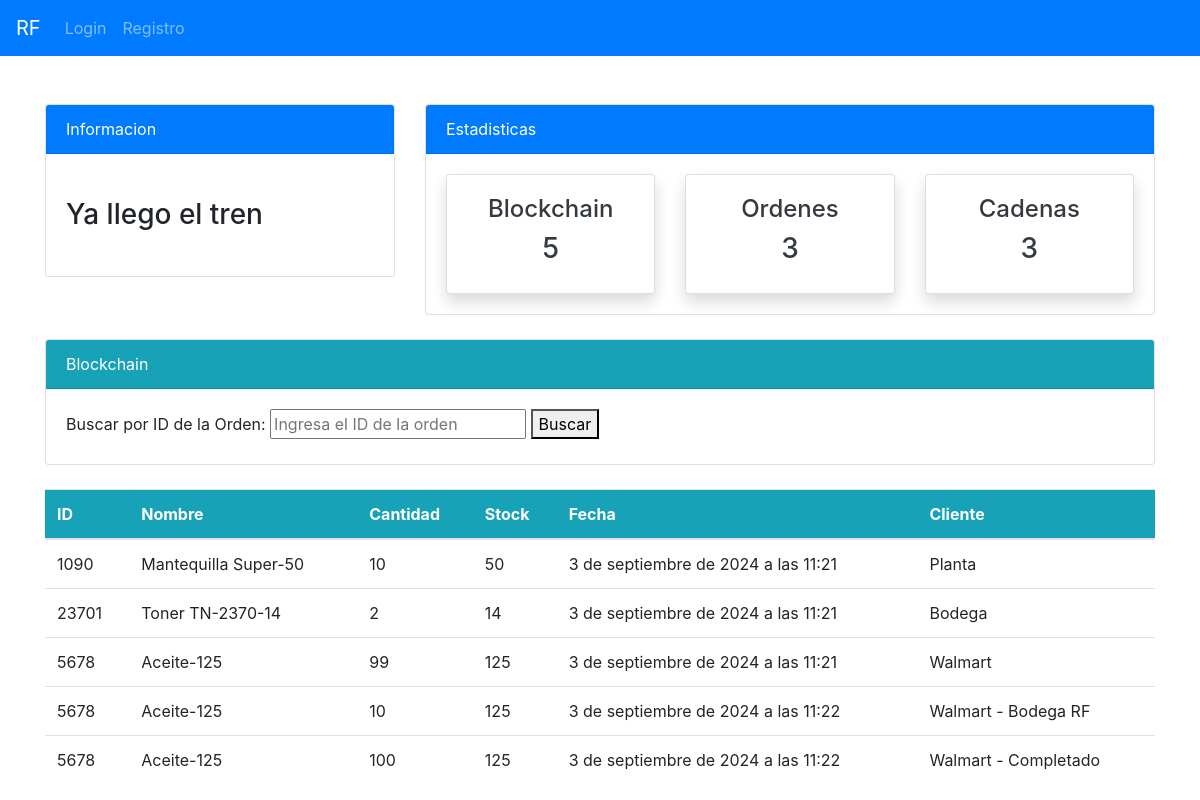
Screenshot of /blockchain/consulta/ with the database file from the repository.
### blockchain/models.py (models this page shows)
class Block(models.Model):
    cadena = models.ForeignKey(Cadena, on_delete=models.CASCADE, related_name='bloques', null=True, blank=True)
    orden_id  = models.CharField(max_length=100)
    nombre = models.ForeignKey(Product, on_delete=models.CASCADE)
    cantidad = models.IntegerField()
    stock = models.IntegerField()
    fecha = models.DateTimeField(default=timezone.now)  # Se añade automáticamente la fecha y hora actuales
    cliente = models.CharField(max_length=255) #se añade cliente que pide orden
    hash = models.CharField(max_length=64)
    prev_hash = models.CharField(max_length=64)
    timestamp = models.DateTimeField(auto_now_add=True)
    completado = models.BooleanField(default=False)
    def __str__(self):
        return f'Bloque {self.id} - {self.nombre}'

### api/models.py (models this page shows)
class Product(models.Model):
    name = models.CharField(max_length=100, null=True)
    quantity = models.PositiveIntegerField(null=True)
    category = models.CharField(max_length=50, choices=CATEGORY, null=True)
    def __str__(self):
        return f'{self.name}-{self.quantity}'

### blockchain/views.py (the view)
# urls.py: path('consulta/', views.consulta, name='blockchain-consulta'),
def consulta(request):
    block_count = Block.objects.all().count()
    cadena_count = Cadena.objects.all().count()
    all_ids = Block.objects.values_list('orden_id', flat=True).distinct()
    print(f"Todos los IDs: {all_ids}")  # Agrega esta línea para depurar
    orden_id = request.GET.get('orden_id')
    if orden_id:
        blocks = Block.objects.filter(orden_id=orden_id)
    else:
        blocks = Block.objects.all()
    print(f"Blocks: {blocks}")  # Agrega esta línea para depurar
    context = {
        'all_ids': all_ids,
        'blocks': blocks,
        'block_count':block_count,
        'cadena_count':cadena_count,
    }
    return render(request, 'blockchain/consulta.html', context)

### templates/blockchain/consulta.html (shortened to what this page needs)
{% extends 'partials/base.html' %}
{% block content %}
{% include 'blockchain/top_nav_block.html' %}
    <div class="container mt-4">
        <div class="card">
            <div class="card-header bg-info text-white">Blockchain</div>
            <div class="card-body">
            <form method="get" action="{% url 'blockchain-consulta' %}">
                <label for="order_id">Buscar por ID de la Orden:</label>
                <input type="text" id="order_id" name="order_id" placeholder="Ingresa el ID de la orden">
                <button type="submit">Buscar</button>
            </form>
        </div>
    </div>
    <br>
            <div class="block-container">
                {% if blocks %}
                    <table class="table bg-white">
                        <thead class="bg-info text-white">
                            <tr>
                                <th>ID</th>
                                <th>Nombre</th>
                                <th>Cantidad</th>
                                <th>Stock</th>
                                <th>Fecha</th>
                                <th>Cliente</th>
                            </tr>
                        </thead>
                        <tbody>
                            {% for block in blocks %}
                                <tr>
                                    <td>{{ block.orden_id }}</td>
                                    <td>{{ block.nombre }}</td>
                                    <td>{{ block.cantidad }}</td>
                                    <td>{{ block.stock }}</td>
                                    <td>{{ block.fecha }}</td>
                                    <td>{{ block.cliente }}</td>
                                </tr>
                            {% endfor %}
                        </tbody>
                    </table>
                {% else %}
                    <p>No se encontraron bloques para el ID de orden proporcionado.</p>
                {% endif %}
            </div>
            </div>
{% endblock%}

### static/style.css (style rules this page uses)
body { background: rgb(255,255,255); }

### rows the page displays
Block: orden_id "1090", nombre "Mantequilla Super-50", cantidad "10", stock "50", fecha "3 de septiembre de 2024 a las 11:21", cliente "Planta"
Block: orden_id "23701", nombre "Toner TN-2370-14", cantidad "2", stock "14", fecha "3 de septiembre de 2024 a las 11:21", cliente "Bodega"
Block: orden_id "5678", nombre "Aceite-125", cantidad "99", stock "125", fecha "3 de septiembre de 2024 a las 11:21", cliente "Walmart"
Block: orden_id "5678", nombre "Aceite-125", cantidad "10", stock "125", fecha "3 de septiembre de 2024 a las 11:22", cliente "Walmart - Bodega RF"
Block: orden_id "5678", nombre "Aceite-125", cantidad "100", stock "125", fecha "3 de septiembre de 2024 a las 11:22", cliente "Walmart - Completado"

### other values shown
{{ block_count }} "5"
{{ cadena_count }} "3"
